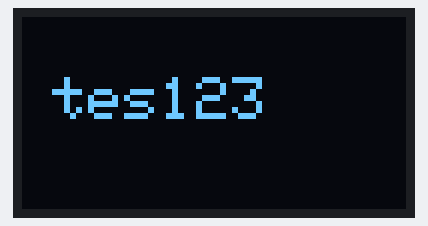
The sketch below on a simulated Arduino Uno, built with avr-gcc and run on an emulated ATmega328P. Shown: 128×64 one-colour display.

Above: at 0.1 s.

The sketch:

Display_LCD_RFID.ino
```cpp
#include <Wire.h>
#include <Adafruit_GFX.h>
#include <Adafruit_SSD1306.h>

#define SCREEN_WIDTH 128
#define SCREEN_HEIGHT 64
#define OLED_RESET -1
#define SCREEN_ADDRESS 0x3C
Adafruit_SSD1306 konten(128, 64, &Wire, -1);

void setup() {
  konten.begin(SSD1306_SWITCHCAPVCC, 0x3C);

  //buat nampilin text
  konten.clearDisplay();
  konten.setTextColor(WHITE);
  konten.setCursor(10, 20);
  konten.setTextSize(2);
  konten.print("tes123");
  konten.display();
  //buat nampilin text
}

void loop() {
  // put your main code here, to run repeatedly:
}
```
